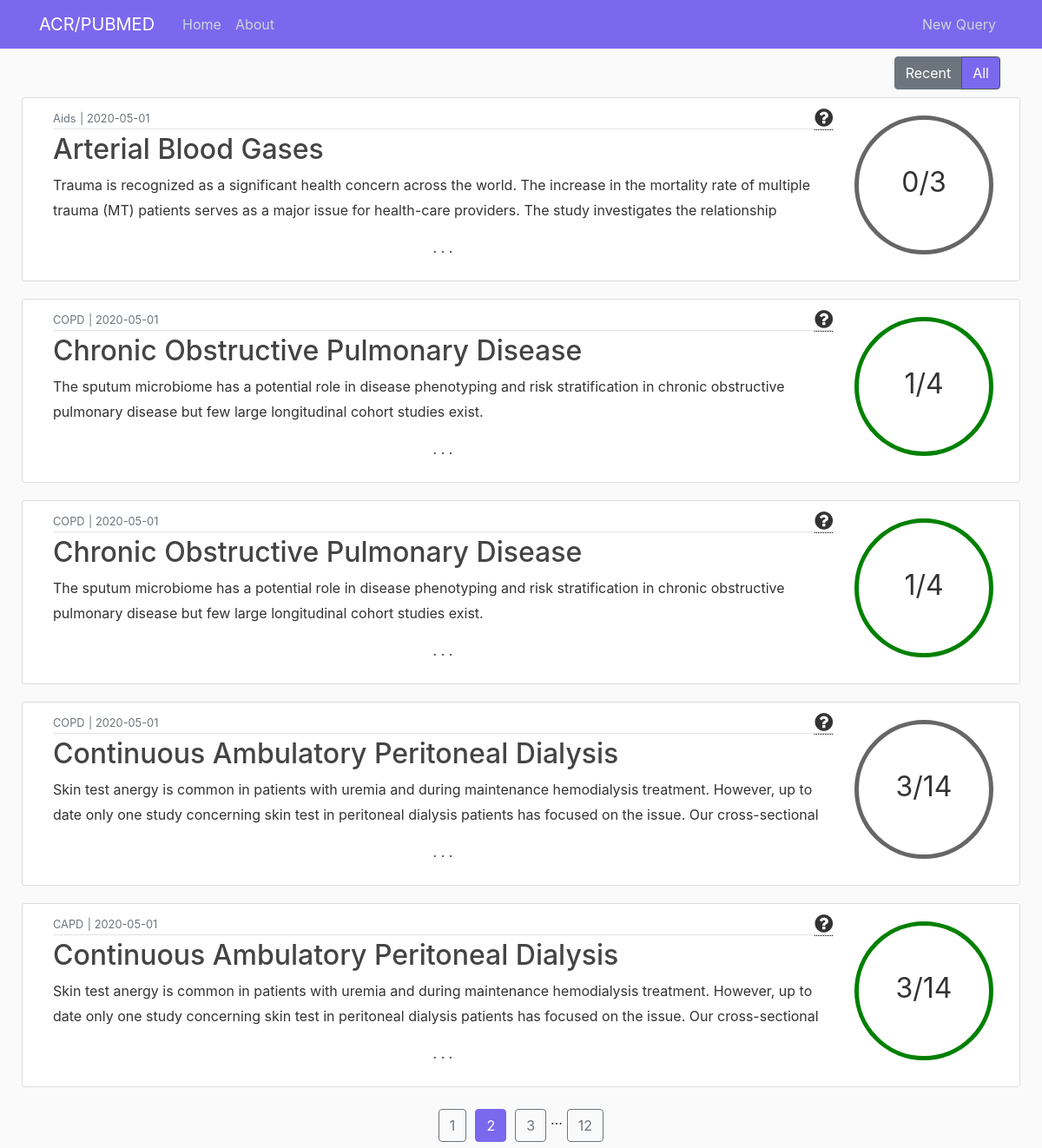
Screenshot of /home/all?page=2 with the database file from the repository.
### flaskblog/models.py (models this page shows, shortened)
class QueryT(db.Model):
    __tablename__ = 'queryt'
    id = db.Column(db.Integer, primary_key=True)
    term = db.Column(db.String(100), nullable=False)
    origterm = db.Column(db.String(100), nullable=False)
    date_posted = db.Column(db.DateTime, nullable=False, default=datetime.utcnow)
    content = db.Column(db.Text, nullable=False)
    percentmatch = db.Column(db.String(3), nullable=False)
    origtermpresent = db.Column(db.Boolean, nullable=False)
    acrmatches = db.Column(db.Text)
    lfmatches = db.Column(db.Text)
    user_id = db.Column(db.String(50), nullable=False)

### flaskblog/main/routes.py (the view)
@main.route("/home/all")
def home_all():
    page = request.args.get('page', 1, type=int)
    queriest = QueryT.query.order_by(QueryT.date_posted.desc()).paginate(page=page, per_page=5)
    return render_template('home.html', queriest=queriest, active1="", active2="active")

### flaskblog/templates/home.html (shortened to what this page needs)
{% extends "layout.html" %}
{% block content %}
    <div class="container-fluid">
        <main role="main">
          <div class="row">
            <div class="d-flex flex-row-reverse col-md-12">
                <div id="toggler" class="btn-group btn-group-toggle p-2">
                    <label class="btn btn-secondary {{ active1 }}" onclick="location.href='{{ url_for('main.home') }}';">
                        <input type="radio" name="options" id="option1" autocomplete="off"> Recent
                    </label>
                    <label class="btn btn-secondary {{ active2 }}" onclick="location.href='{{ url_for('main.home_all') }}';">
                        <input type="radio" name="options" id="option2" autocomplete="off"> All
                    </label>
                </div>
            </div>
            <div id="mess" class="col-md-12">
            </div>
            {% for queryt in queriest.items %}
                <article class="media content-section col-md-12">
                    <div class="media-body col-md-12">
                        <div class="article-metadata">
                            <small class="text-muted">{{ queryt.origterm }}</small>
                            <small class="text-muted"> | </small>
                            <small class="text-muted">{{ queryt.date_posted.strftime('%Y-%m-%d') }}</small>
                            <div class="d-none d-sm-block rightsidediv tooltip">
                                <i class="fa fa-question-circle" style="font-size:24px"></i>
                            </div>
                        </div>
                        <h2><a class="article-title" href="{{ url_for('queries.queryt', queryt_id=queryt.id) }}">{{ queryt.term }}</a></h2>
                        <p class="article-home">{{ queryt.content }}</p>
                        <p class="cont-dash">. . .</p>
                    </div>
                    <div class="d-none d-sm-block">
                        {% if queryt.origtermpresent %}
                            <div class = "align-self-center circleg"><p></p>{{  queryt.percentmatch }}</div>
                        {% else %}
                            <div class = "align-self-center circle"><p></p>{{  queryt.percentmatch }}</div>
                        {% endif %}
                    </div>
                </article>
            {% endfor %}
          </div>
        </main>
    </div>
{% endblock content %}
{% block footer %}
<div id="foot" class="d-flex justify-content-center col-md-12">
    {% for page_num in queriest.iter_pages(left_edge=1, right_edge=1, left_current=1, right_current=2) %}
        {% if page_num %}
            {% if queriest.page == page_num %}
                {% if active2 %}
                    <a id = "current" class="btn btn-info mb-4" href="{{ url_for('main.home_all', page=page_num) }}">{{ page_num }}</a>
                {% else %}
                    <a id = "current" class="btn btn-info mb-4" href="{{ url_for('main.home', page=page_num) }}">{{ page_num }}</a>
                {% endif %}
            {% else %}
                {% if active2 %}
                    <a class="btn btn-outline-info mb-4" href="{{ url_for('main.home_all', page=page_num) }}">{{ page_num }}</a>
                {% else %}
                    <a class="btn btn-outline-info mb-4" href="{{ url_for('main.home', page=page_num) }}">{{ page_num }}</a>
                {% endif %}
            {% endif %}
        {% else %}
            ...
        {% endif %}
    {% endfor %}
</div>
{% endblock %}

### flaskblog/static/main.css (style rules this page uses)
body { background: #fafafa; color: #333333; margin-top: 4rem; }
h1, h2, h3, h4, h5, h6 { color: #444444; }
.btn.btn-secondary.active { background-color:#7b68ee !important; }
.content-section { vertical-align: central; background: #ffffff; padding: 10px 20px; border: 1px solid #dddddd; border-radius: 3px; margin-bottom: 20px; }
.circle { width: 5em; height: 5em; line-height: 3.5em; border-radius: 50%; text-align: center; font-size: 32px; border: 5px solid #666; margin: 10px; }
.btn-outline-info { border-color:#6c757d; color:#6c757d; margin-right: 5px; margin-left:5px; }
.btn-info { background-color: mediumslateblue; border-color:mediumslateblue; margin-right: 5px; margin-left:5px; }
.container-fluid { padding: 0px 40px; vertical-align: central; position: absolute; top: 3.5em; bottom: 50px; right: 0; left: 0; overflow-y: auto; }
#foot { margin-top: 5px !important; }
.row { margin-top:1px; }
.circleg { width: 5em; height: 5em; line-height: 3.5em; border-radius: 50%; text-align: center; font-size: 32px; border: 5px solid green; margin: 10px; }
.article-title { color: #444444; overflow: hidden; text-overflow: ellipsis; }
.article-home { white-space: pre-line; overflow: hidden; text-overflow: ellipsis; max-height: 3.6em; line-height: 1.8em; }
.cont-dash { text-align: center; }
.article-metadata { padding-bottom: 1px; margin-bottom: 4px; border-bottom: 1px solid #e3e3e3; }
.rightsidediv { float:right; opacity: 1; }
.tooltip { position: relative; display: inline-block; z-index: 1000; border-bottom: 1px dotted black; }
.media-body { overflow:hidden; }

### rows the page displays
QueryT: origterm "Aids", date_posted "2020-05-01", term "Arterial Blood Gases", content "Trauma is recognized as a significant health concern across the world. The increase in the mortality rate of multiple trauma (MT) patients serves as a major issue for health-care providers. The study investigates the relationship…", percentmatch "0/3"
QueryT: origterm "COPD", date_posted "2020-05-01", term "Chronic Obstructive Pulmonary Disease", content "The sputum microbiome has a potential role in disease phenotyping and risk stratification in chronic obstructive pulmonary disease but few large longitudinal cohort studies exist.…", percentmatch "1/4"
QueryT: origterm "COPD", date_posted "2020-05-01", term "Chronic Obstructive Pulmonary Disease", content "The sputum microbiome has a potential role in disease phenotyping and risk stratification in chronic obstructive pulmonary disease but few large longitudinal cohort studies exist.…", percentmatch "1/4"
QueryT: origterm "COPD", date_posted "2020-05-01", term "Continuous Ambulatory Peritoneal Dialysis", content "Skin test anergy is common in patients with uremia and during maintenance hemodialysis treatment. However, up to date only one study concerning skin test in peritoneal dialysis patients has focused on the issue. Our cross-sectional…", percentmatch "3/14"
QueryT: origterm "CAPD", date_posted "2020-05-01", term "Continuous Ambulatory Peritoneal Dialysis", content "Skin test anergy is common in patients with uremia and during maintenance hemodialysis treatment. However, up to date only one study concerning skin test in peritoneal dialysis patients has focused on the issue. Our cross-sectional…", percentmatch "3/14"

### other values shown
{{ page_num }} "1" "3" "12"
{{ page_num }} "2"
